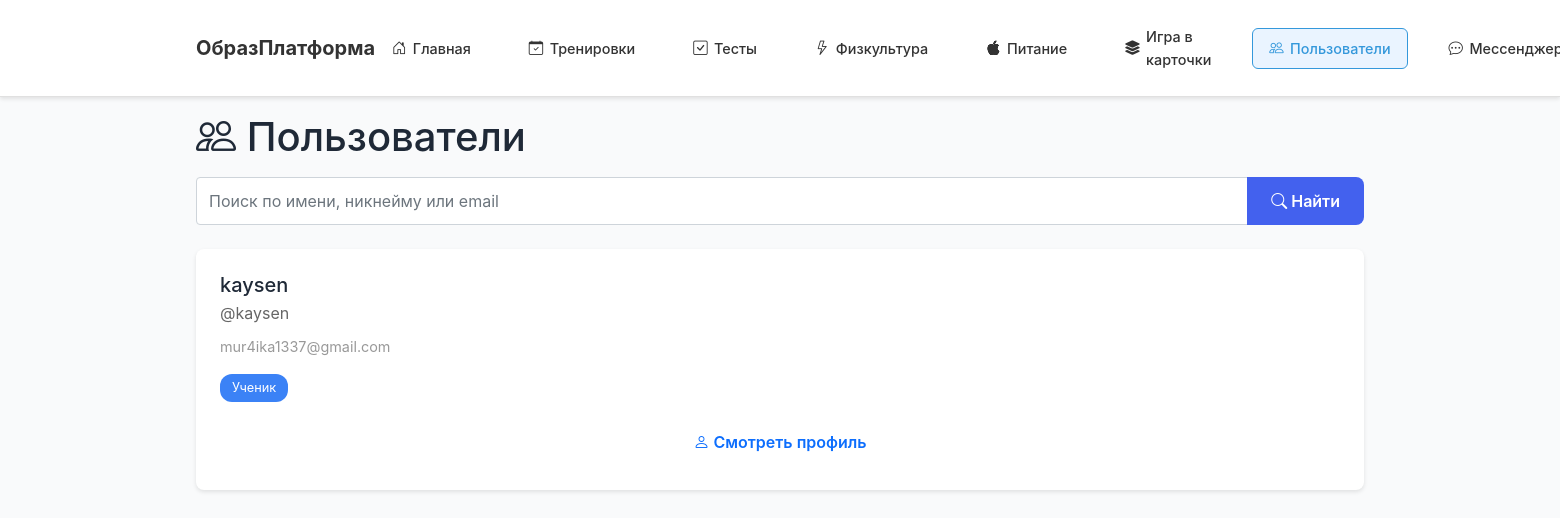
Screenshot of /users (signed in) with the database file from the repository.
### models.py (models this page shows, shortened)
class User(UserMixin, db.Model):
    id = db.Column(db.Integer, primary_key=True)
    username = db.Column(db.String(80), unique=True, nullable=False)
    nickname = db.Column(db.String(80), unique=True, nullable=True)  # Уникальный никнейм для поиска
    email = db.Column(db.String(120), unique=True, nullable=False)
    password = db.Column(db.String(200), nullable=False)
    role = db.Column(db.String(20), nullable=False, default='student')  # 'teacher' или 'student'
    mentor_id = db.Column(db.Integer, db.ForeignKey('user.id'))  # Привязка ученика к учителю
    created_at = db.Column(db.DateTime, default=datetime.utcnow)
    mentor = db.relationship(
        'User',
        remote_side=[id],
        backref=db.backref('assigned_students', lazy='dynamic'),
        foreign_keys=[mentor_id],
        post_update=True
    )
    def is_teacher(self):
        return self.role == 'teacher'
    test_results = db.relationship('TestResult', backref='user', lazy=True)
    pe_results = db.relationship('PhysicalEducationResult', backref='user', lazy=True)
    homeworks = db.relationship('Homework', backref='user', lazy=True)
    training_programs = db.relationship('TrainingProgram', backref='user', lazy=True)
    nutrition_diaries = db.relationship('NutritionDiary', backref='user', lazy=True)
    sent_messages = db.relationship('Message', foreign_keys='Message.sender_id', backref='sender', lazy=True)
    received_messages = db.relationship('Message', foreign_keys='Message.receiver_id', backref='receiver', lazy=True)
    created_game_sessions = db.relationship('GameSession', foreign_keys='GameSession.creator_id', backref='creator', lazy=True)

### app.py (the view, shortened to what this page needs)
@app.route('/users')
@login_required
def users_list():
    query = (request.args.get('q') or '').strip()
    users_query = User.query.filter(User.id != current_user.id)
    users = users_query.order_by(User.created_at.desc()).all()
    return render_template('users.html', users=users, query=query)

### app.py (called while the page is built)
@login_manager.user_loader
def load_user(user_id):
    return User.query.get(int(user_id))

### templates/users.html (shortened to what this page needs)
{% extends "base.html" %}
{% block content %}
<div class="users-container">
    <h1><i class="bi bi-people"></i> Пользователи</h1>
    <form method="GET" action="{{ url_for('users_list') }}" class="mt-3">
        <div class="input-group">
            <input type="text" class="form-control" name="q" placeholder="Поиск по имени, никнейму или email"
                   value="{{ query }}">
            <button class="btn btn-primary" type="submit"><i class="bi bi-search"></i> Найти</button>
        </div>
    </form>
    <div class="users-grid">
        {% for user in users %}
        <div class="user-card">
            <h5 style="margin-bottom: 0.25rem;">{{ user.nickname or user.username }}</h5>
            <p style="margin: 0; color: #666;">@{{ user.nickname or user.username }}</p>
            <p style="margin: 0.5rem 0; color: #999; font-size: 0.9rem;">{{ user.email }}</p>
            <span class="user-role {{ 'role-teacher' if user.is_teacher() else 'role-student' }}">
                {{ 'Учитель' if user.is_teacher() else 'Ученик' }}
            </span>
            <a href="{{ url_for('view_user', user_id=user.id) }}" class="btn btn-outline-primary mt-3" style="width: 100%;">
                <i class="bi bi-person"></i> Смотреть профиль
            </a>
        </div>
        {% endfor %}
    </div>
</div>
{% endblock %}

### static/css/style.css (style rules this page uses)
:root { --primary: #4361ee; --primary-dark: #3730a3; --success: #10b981; --danger: #ef4444; --text: #1f2937; --text-light: #6b7280; --bg: #f9fafb; --white: #ffffff; --border: #e5e7eb; }
* { margin: 0; padding: 0; box-sizing: border-box; }
body { font-family: -apple-system, BlinkMacSystemFont, 'Segoe UI', sans-serif; background: var(--bg); color: var(--text); line-height: 1.6; }
.btn { padding: 0.75rem 1.5rem; font-size: 1rem; font-weight: 600; border: none; border-radius: 8px; cursor: pointer; transition: all 0.2s; text-decoration: none; display: inline-block; }
.btn-primary { background: var(--primary); color: white; }

### templates/users.html (style rules this page uses)
.users-container { max-width: 1200px; margin: 0 auto; }
.users-grid { display: grid; grid-template-columns: repeat(auto-fit, minmax(260px, 1fr)); gap: 1.5rem; margin-top: 1.5rem; }
.user-card { background: white; padding: 1.5rem; border-radius: 8px; box-shadow: 0 2px 4px rgba(0,0,0,0.1); transition: transform 0.2s, box-shadow 0.2s; }
.user-role { display: inline-block; padding: 0.25rem 0.75rem; border-radius: 12px; font-size: 0.8rem; margin-top: 0.5rem; }
.role-student { background: #3b82f6; color: white; }

### rows the page displays
User: nickname "kaysen", email "mur4ika1337@gmail.com", role "Ученик"
